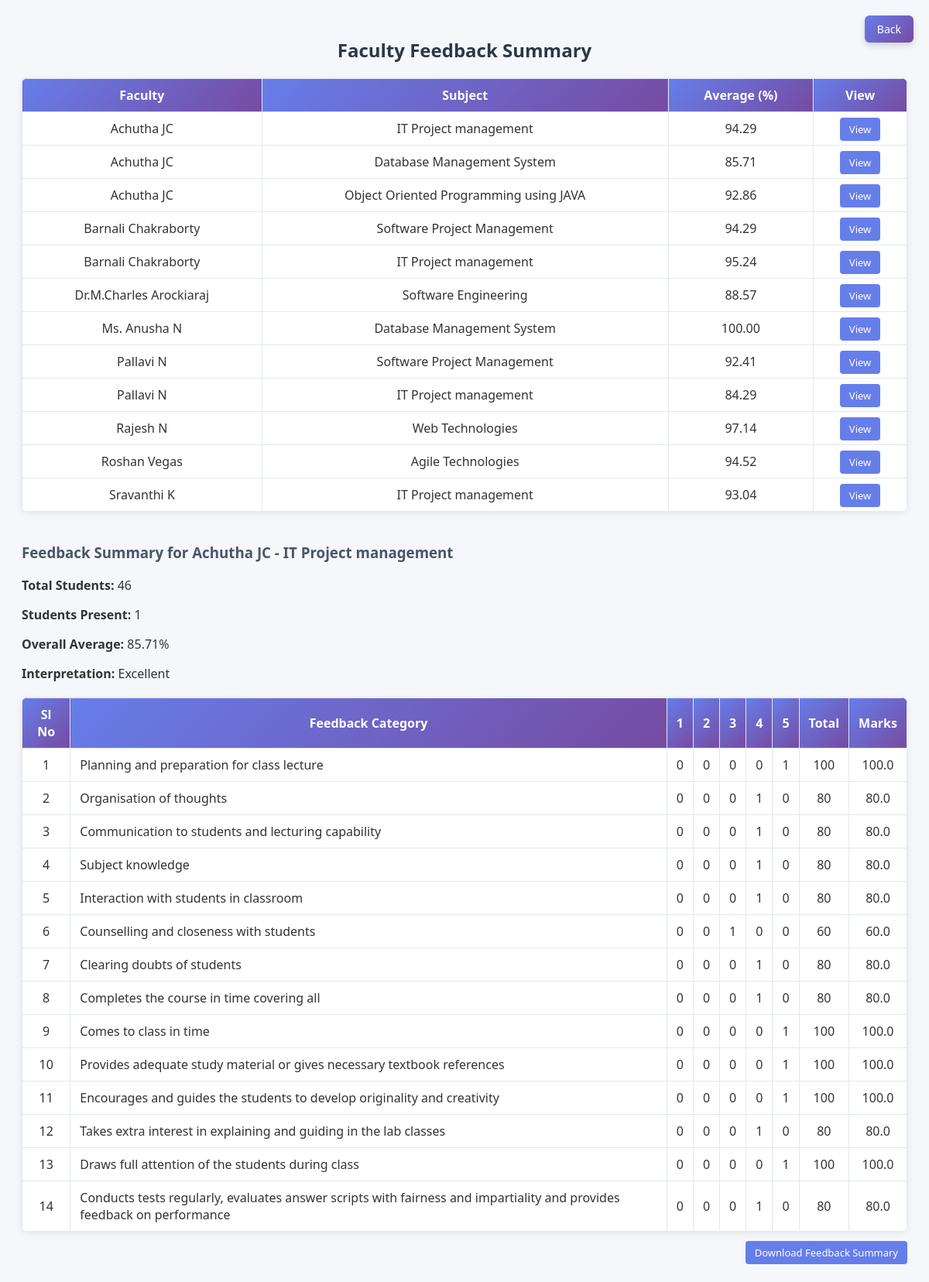
Screenshot of /dashboard/feedback-report/?faculty_id=7&subject_id=2 (signed in) with the database file from the repository.
### feedback_app/models.py (models this page shows, shortened)
class FacultySubject(models.Model):
    faculty_name = models.CharField(max_length=100, default='A')
    subject_name = models.CharField(max_length=100, default='A')
    semester = models.CharField(max_length=10, default='1')
    section = models.CharField(max_length=10, default='A')
    year = models.CharField(max_length=10, default='2025')

class Faculty(models.Model):
    user = models.CharField(max_length=150, default="faculty_user")
    name = models.CharField(max_length=100, default="Faculty Name")
    usn = models.CharField(max_length=20, default="FAC123")
    section = models.CharField(max_length=10, default="A")
    year = models.IntegerField(default=2019)
    subjects = models.ManyToManyField(Subject)
    semester = models.CharField(max_length=10, default="1")  # ✅ must be here

class Subject(models.Model):
    name = models.CharField(max_length=100, default="Untitled Subject")
    code = models.CharField(max_length=20, default="SUB001")
    semester = models.CharField(max_length=10, default="1")

class FeedbackQuestion(models.Model):
    text = models.TextField(default="How was the teaching?")

### feedback_app/views.py (the view, shortened to what this page needs)
# urls.py: path('dashboard/feedback-report/', views.feedback_report, name='feedback_report'),
@login_required
def feedback_report(request):
    report = Feedback.objects.values(
        'faculty__id', 'faculty__name',
        'subject__id', 'subject__name'
    ).annotate(
        avg_rating=Avg('rating') * 20,  # Convert 1–5 to percentage
        total=Count('id')
    ).order_by('faculty__name')
    faculty_id = request.GET.get('faculty_id')
    subject_id = request.GET.get('subject_id')
    feedback_table = []
    total_students = 0
    present_students = 0
    overall_avg = 0
    interpretation = ""
    selected_faculty = None
    selected_subject = None
    if faculty_id and subject_id:
        selected_faculty = Faculty.objects.filter(id=faculty_id).first()
        selected_subject = Subject.objects.filter(id=subject_id).first()
        if selected_faculty and selected_subject:
            faculty_subjects = FacultySubject.objects.filter(
                faculty_name=selected_faculty.name,
                subject_name=selected_subject.name
            )
            students_qs = Student.objects.none()
            if faculty_subjects.exists():
                sections = list(faculty_subjects.values_list('section', flat=True).distinct())
                if 'All' in sections:
                    assigned_student_names = StudentSubject.objects.filter(
                        subject_name=selected_subject.name
                    ).values_list('student_name', flat=True).distinct()
                    students_qs = Student.objects.filter(name__in=assigned_student_names).distinct()
                else:
                    student_names_in_sections = Student.objects.filter(
                        section__in=sections
                    ).values_list('name', flat=True).distinct()
                    assigned_student_names = StudentSubject.objects.filter(
                        subject_name=selected_subject.name,
                        student_name__in=student_names_in_sections
                    ).values_list('student_name', flat=True).distinct()
                    students_qs = Student.objects.filter(name__in=assigned_student_names).distinct()
                total_students = students_qs.count()
            feedback_list = Feedback.objects.filter(
                faculty_id=faculty_id,
                subject_id=subject_id,
                student__in=students_qs
            )
            present_students = feedback_list.values('student').distinct().count()
            questions = FeedbackQuestion.objects.all()
            overall_total = 0
            for idx, question in enumerate(questions, start=1):
                feedbacks = feedback_list.filter(question=question)
                counts = {i: feedbacks.filter(rating=i).count() for i in range(1, 6)}
                total_responses = sum(counts.values())
                weighted_total = (
                    counts[1] * 20 +
                    counts[2] * 40 +
                    counts[3] * 60 +
                    counts[4] * 80 +
                    counts[5] * 100
                )
                avg_score = round(weighted_total / total_responses, 2) if total_responses else 0
                overall_total += avg_score
                feedback_table.append({
                    'sl_no': idx,
                    'question': question.text,
                    'counts': counts,
                    'total': weighted_total,
                    'average': avg_score,
                    'marks': avg_score,
                })
            overall_avg = round(overall_total / len(questions), 2) if questions else 0
            if overall_avg >= 85:
                interpretation = "Excellent"
            elif overall_avg >= 75:
                interpretation = "Very Good"
            elif overall_avg >= 60:
                interpretation = "Good"
            elif overall_avg >= 50:
                interpretation = "Satisfactory"
            else:
                interpretation = "Poor"
    return render(request, 'feedback_app/feedback_report.html', {
        'report': report,
        'selected_faculty': selected_faculty,
        'selected_subject': selected_subject,
        'feedback_table': feedback_table,
        'total_students': total_students,
        'present_students': present_students,
        'overall_avg': overall_avg,
        'interpretation': interpretation,
    })

### feedback_app/templates/feedback_app/feedback_report.html (shortened to what this page needs)
<!DOCTYPE html>
<html>
<head>
</head>
<body>
  <a href="{% url 'admin_dashboard' %}" class="top-right-btn">Back</a>
  <h2>Faculty Feedback Summary</h2>
  <table>
    <thead>
        <tr>
            <th>Faculty</th>
            <th>Subject</th>
            <th>Average (%)</th>
            <th>View</th>
        </tr>
    </thead>
    <tbody>
        {% for row in report %}
        <tr>
            <td>{{ row.faculty__name }}</td>
            <td>{{ row.subject__name }}</td>
            <td>{{ row.avg_rating|floatformat:2 }}</td>
            <td>
                <a href="?faculty_id={{ row.faculty__id }}&subject_id={{ row.subject__id }}" class="view-btn">View</a>
            </td>
        </tr>
        {% endfor %}
    </tbody>
  </table>
  {% if selected_faculty and selected_subject %}
    <h3>Feedback Summary for {{ selected_faculty.name }} - {{ selected_subject.name }}</h3>
    <p><strong>Total Students:</strong> {{ total_students }}</p>
    <p><strong>Students Present:</strong> {{ present_students }}</p>
    <p><strong>Overall Average:</strong> {{ overall_avg }}%</p>
    <p><strong>Interpretation:</strong> {{ interpretation }}</p>
    <table>
        <thead>
            <tr>
                <th>Sl No</th>
                <th>Feedback Category</th>
                <th>1</th>
                <th>2</th>
                <th>3</th>
                <th>4</th>
                <th>5</th>
                <th>Total</th>
                <th>Marks</th>
            </tr>
        </thead>
        <tbody>
            {% for row in feedback_table %}
            <tr>
                <td>{{ row.sl_no }}</td>
                <td class="feedback-question">{{ row.question }}</td>
                <td>{{ row.counts.1 }}</td>
                <td>{{ row.counts.2 }}</td>
                <td>{{ row.counts.3 }}</td>
                <td>{{ row.counts.4 }}</td>
                <td>{{ row.counts.5 }}</td>
                <td>{{ row.total }}</td>
                <td>{{ row.marks }}</td>
            </tr>
            {% endfor %}
        </tbody>
    </table>
    <div class="button-container">
      <a href="#" onclick="downloadFeedback()" class="download-btn">Download Feedback Summary</a>
    </div>
  {% endif %}
</body>
</html>

### feedback_app/templates/feedback_app/feedback_report.html (style rules this page uses)
body { font-family: 'Segoe UI', Arial, sans-serif; padding: 20px; background-color: #f5f7fa; color: #333; }
h2 { text-align: center; color: #2d3748; margin-bottom: 20px; }
h3 { margin-top: 40px; color: #4a5568; }
table { width: 100%; border-collapse: collapse; margin-top: 20px; background: #fff; border-radius: 8px; overflow: hidden; box-shadow: 0 2px 8px rgba(0,0,0,0.08); }
th, td { border: 1px solid #e2e8f0; padding: 10px 12px; text-align: center; }
th { background: linear-gradient(135deg, #667eea, #764ba2); color: white; font-weight: 600; }
td.subject, td.feedback-question { text-align: left; }
.top-right-btn { position: absolute; top: 20px; right: 20px; background: linear-gradient(135deg, #667eea, #764ba2); color: white; padding: 8px 16px; font-size: 14px; border-radius: 6px; text-decoration: none; font-weight: 500; box-shadow: 0 4px 8px rgba(0, 0, 0, 0.15); transition: background 0.3s ease; }
.view-btn, .download-btn { background: #667eea; color: white; padding: 6px 12px; border-radius: 4px; text-decoration: none; font-size: 13px; transition: background 0.3s ease; }
.button-container { text-align: right; margin-top: 15px; }

### rows the page displays
FacultySubject: faculty__name "Achutha JC", subject__name "IT Project management", avg_rating "94.29"
FacultySubject: faculty__name "Achutha JC", subject__name "Object Oriented Programming using JAVA", avg_rating "92.86"
FacultySubject: faculty__name "Barnali Chakraborty", subject__name "Software Project Management", avg_rating "94.29"
FacultySubject: faculty__name "Barnali Chakraborty", subject__name "IT Project management", avg_rating "95.24"
FacultySubject: faculty__name "Ms. Anusha N", subject__name "Database Management System", avg_rating "100.00"
FacultySubject: faculty__name "Pallavi N", subject__name "Software Project Management", avg_rating "92.41"
FacultySubject: faculty__name "Sravanthi K", subject__name "IT Project management", avg_rating "93.04"
Faculty: name "Achutha JC"
Subject: name "IT Project management"
FeedbackQuestion: question "Planning and preparation for class lecture"
FeedbackQuestion: question "Organisation of thoughts"
FeedbackQuestion: question "Communication to students and lecturing capability"
FeedbackQuestion: question "Subject knowledge"
FeedbackQuestion: question "Interaction with students in classroom"
FeedbackQuestion: question "Counselling and closeness with students"
FeedbackQuestion: question "Clearing doubts of students"
FeedbackQuestion: question "Completes the course in time covering all"
FeedbackQuestion: question "Comes to class in time"
FeedbackQuestion: question "Provides adequate study material or gives necessary textbook references"
FeedbackQuestion: question "Encourages and guides the students to develop originality and creativity"
FeedbackQuestion: question "Takes extra interest in explaining and guiding in the lab classes"
FeedbackQuestion: question "Draws full attention of the students during class"
FeedbackQuestion: question "Conducts tests regularly, evaluates answer scripts with fairness and impartiality and provides feedback on performance"

### other values shown
{{ row.faculty__name }} "Achutha JC" "Dr.M.Charles Arockiaraj" "Pallavi N" "Rajesh N" "Roshan Vegas"
{{ row.subject__name }} "Database Management System" "Software Engineering" "IT Project management" "Web Technologies" "Agile Technologies"
{{ row.avg_rating|floatformat:2 }} "85.71" "88.57" "84.29" "97.14" "94.52"
{{ total_students }} "46"
{{ present_students }} "1"
{{ overall_avg }} "85.71"
{{ interpretation }} "Excellent"
{{ row.sl_no }} "1" "2" "3" "4" "5" "6" "7" "8" "9" "10" "11" "12" "13" "14"
{{ row.counts.1 }} "0" "0" "0" "0" "0" "0" "0" "0" "0" "0" "0" "0" "0" "0"
{{ row.counts.2 }} "0" "0" "0" "0" "0" "0" "0" "0" "0" "0" "0" "0" "0" "0"
{{ row.counts.3 }} "0" "0" "0" "0" "0" "1" "0" "0" "0" "0" "0" "0" "0" "0"
{{ row.counts.4 }} "0" "1" "1" "1" "1" "0" "1" "1" "0" "0" "0" "1" "0" "1"
{{ row.counts.5 }} "1" "0" "0" "0" "0" "0" "0" "0" "1" "1" "1" "0" "1" "0"
{{ row.total }} "100" "80" "80" "80" "80" "60" "80" "80" "100" "100" "100" "80" "100" "80"
{{ row.marks }} "100.0" "80.0" "80.0" "80.0" "80.0" "60.0" "80.0" "80.0" "100.0" "100.0" "100.0" "80.0" "100.0" "80.0"
